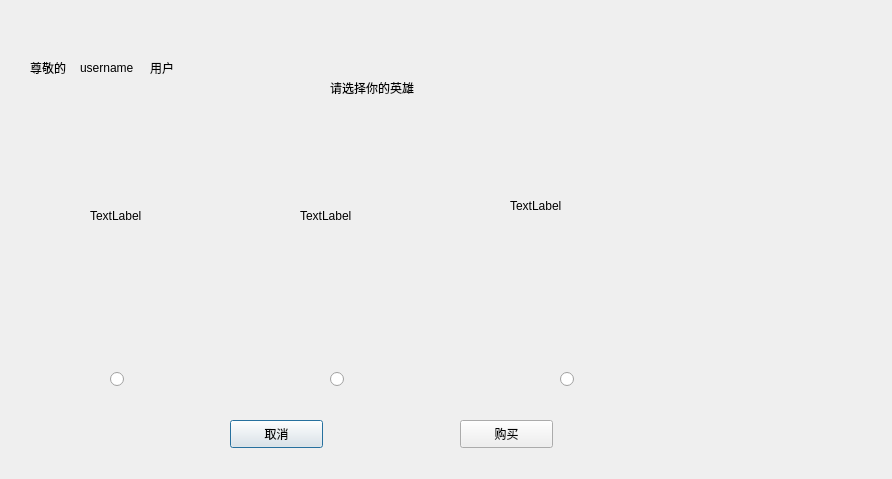
<?xml version="1.0" encoding="UTF-8"?>
<ui version="4.0">
 <class>purchaseMenu</class>
 <widget class="QDialog" name="purchaseMenu">
  <property name="geometry">
   <rect>
    <x>0</x>
    <y>0</y>
    <width>892</width>
    <height>479</height>
   </rect>
  </property>
  <property name="windowTitle">
   <string>Dialog</string>
  </property>
  <widget class="QLabel" name="label">
   <property name="geometry">
    <rect>
     <x>30</x>
     <y>60</y>
     <width>72</width>
     <height>15</height>
    </rect>
   </property>
   <property name="text">
    <string>尊敬的</string>
   </property>
  </widget>
  <widget class="QLabel" name="username">
   <property name="geometry">
    <rect>
     <x>80</x>
     <y>60</y>
     <width>72</width>
     <height>15</height>
    </rect>
   </property>
   <property name="text">
    <string>username</string>
   </property>
  </widget>
  <widget class="QLabel" name="label_2">
   <property name="geometry">
    <rect>
     <x>150</x>
     <y>60</y>
     <width>72</width>
     <height>15</height>
    </rect>
   </property>
   <property name="text">
    <string>用户</string>
   </property>
  </widget>
  <widget class="QLabel" name="fst">
   <property name="geometry">
    <rect>
     <x>90</x>
     <y>130</y>
     <width>161</width>
     <height>171</height>
    </rect>
   </property>
   <property name="text">
    <string>TextLabel</string>
   </property>
  </widget>
  <widget class="QLabel" name="label_4">
   <property name="geometry">
    <rect>
     <x>330</x>
     <y>80</y>
     <width>211</width>
     <height>16</height>
    </rect>
   </property>
   <property name="text">
    <string>请选择你的英雄</string>
   </property>
  </widget>
  <widget class="QLabel" name="scd">
   <property name="geometry">
    <rect>
     <x>300</x>
     <y>130</y>
     <width>161</width>
     <height>171</height>
    </rect>
   </property>
   <property name="text">
    <string>TextLabel</string>
   </property>
  </widget>
  <widget class="QLabel" name="thd">
   <property name="geometry">
    <rect>
     <x>510</x>
     <y>120</y>
     <width>161</width>
     <height>171</height>
    </rect>
   </property>
   <property name="text">
    <string>TextLabel</string>
   </property>
  </widget>
  <widget class="QRadioButton" name="radioButton">
   <property name="geometry">
    <rect>
     <x>110</x>
     <y>370</y>
     <width>115</width>
     <height>19</height>
    </rect>
   </property>
   <property name="text">
    <string/>
   </property>
  </widget>
  <widget class="QRadioButton" name="radioButton_2">
   <property name="geometry">
    <rect>
     <x>330</x>
     <y>370</y>
     <width>115</width>
     <height>19</height>
    </rect>
   </property>
   <property name="text">
    <string/>
   </property>
  </widget>
  <widget class="QRadioButton" name="radioButton_3">
   <property name="geometry">
    <rect>
     <x>560</x>
     <y>370</y>
     <width>115</width>
     <height>19</height>
    </rect>
   </property>
   <property name="text">
    <string/>
   </property>
  </widget>
  <widget class="QPushButton" name="pushButton">
   <property name="geometry">
    <rect>
     <x>230</x>
     <y>420</y>
     <width>93</width>
     <height>28</height>
    </rect>
   </property>
   <property name="text">
    <string>取消</string>
   </property>
  </widget>
  <widget class="QPushButton" name="pushButton_2">
   <property name="geometry">
    <rect>
     <x>460</x>
     <y>420</y>
     <width>93</width>
     <height>28</height>
    </rect>
   </property>
   <property name="text">
    <string>购买</string>
   </property>
  </widget>
 </widget>
 <resources/>
 <connections/>
</ui>
